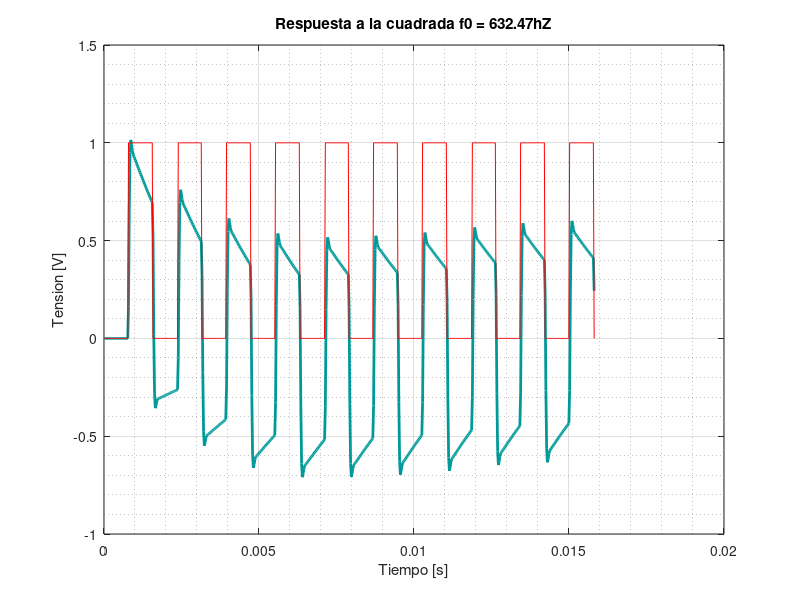

Here is the MATLAB script that generated this plot: (Note: this script raises an error after producing the figure.)
clear all; 
close all;
clc; 

xcyan = (1/255)*[0,153,153];
dblue = (1/255)*[0,0,51];
s = tf('s'); 

H = (s^2 * 2.527e9) /(s^4 + s^3 * 7.153e4 + s^2 * 2.558e9 + s * 1.13e12 + 2.494e14);

w0 = 3973.965;
f0 = w0/(2*pi);

%%% Respuesta a la cuadrada 1
[cuad,t] = gensig("SQUARE" , 1/f0 , 10/f0); 
figure(4)
[y_cuad,t_cuad] = lsim(H,cuad,t); 
plot(t_cuad,y_cuad, 'linewidth',2,'color',xcyan)
hold on
plot(t,cuad, 'color','r')
xlabel("Tiempo [s]")
ylabel("Tension [V]")
title("Respuesta a la cuadrada f0 = 632.47hZ")
grid on
grid minor
hold off

ax = gca;
set(gca, 'color', dblue);
set(gcf, 'color', dblue);
ax.Title.Color = 'white';
ax.XLabel.Color = 'white';
ax.YLabel.Color = 'white';
ax.XColor = 'white';
ax.YColor = 'white';
ax.GridAlpha = 0.5;
ax.GridColor = 'white';
ax.MinorGridColor = 'white';
ax.MinorGridAlpha = 0.5;


%cuadrada 2
[cuad,t] = gensig("SQUARE" , 10/f0 , 20/f0); 
figure(5)
[y_cuad,t_cuad] = lsim(H,cuad,t); 
plot(t_cuad,y_cuad, 'linewidth',2,'color',xcyan)
hold on
plot(t,cuad,'color','r')
xlabel("Tiempo [s]")
ylabel("Tension [V]")
title("Respuesta a la cuadrada f0/10 = 63.247hZ")
grid on
grid minor
hold off

ax = gca;
set(gca, 'color', dblue);
set(gcf, 'color', dblue);
ax.Title.Color = 'white';
ax.XLabel.Color = 'white';
ax.YLabel.Color = 'white';
ax.XColor = 'white';
ax.YColor = 'white';
ax.GridAlpha = 0.5;
ax.GridColor = 'white';
ax.MinorGridColor = 'white';
ax.MinorGridAlpha = 0.5;


%cuadrada 3
[cuad,t] = gensig("SQUARE" , 1/(10*f0) , 20/(10*f0)); 
figure(6)
[y_cuad,t_cuad] = lsim(H,cuad,t); 
plot(t_cuad,y_cuad, 'linewidth',2,'color',xcyan)
hold on
plot(t,cuad,'color','r')
xlabel("Tiempo [s]")
ylabel("Tension [V]")
title("Respuesta a la cuadrada 10*f0 = 6324.7hZ")
grid on
grid minor
hold off

ax = gca;
set(gca, 'color', dblue);
set(gcf, 'color', dblue);
ax.Title.Color = 'white';
ax.XLabel.Color = 'white';
ax.YLabel.Color = 'white';
ax.XColor = 'white';
ax.YColor = 'white';
ax.GridAlpha = 0.5;
ax.GridColor = 'white';
ax.MinorGridColor = 'white';
ax.MinorGridAlpha = 0.5;
